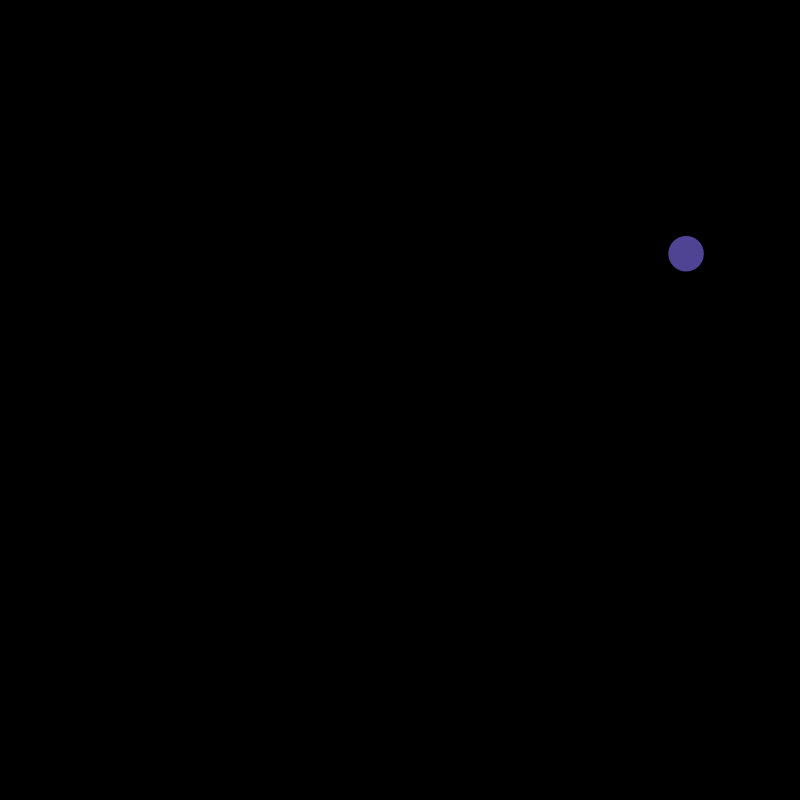
Frame 1 (no input)
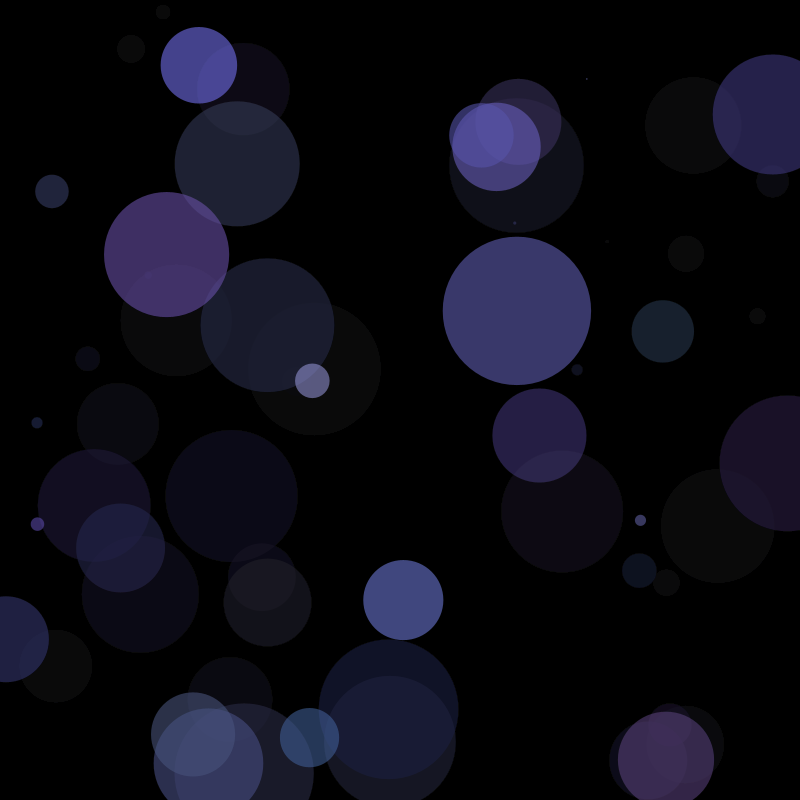
Frame 60 (the mouse pressed at the canvas centre just before this capture)
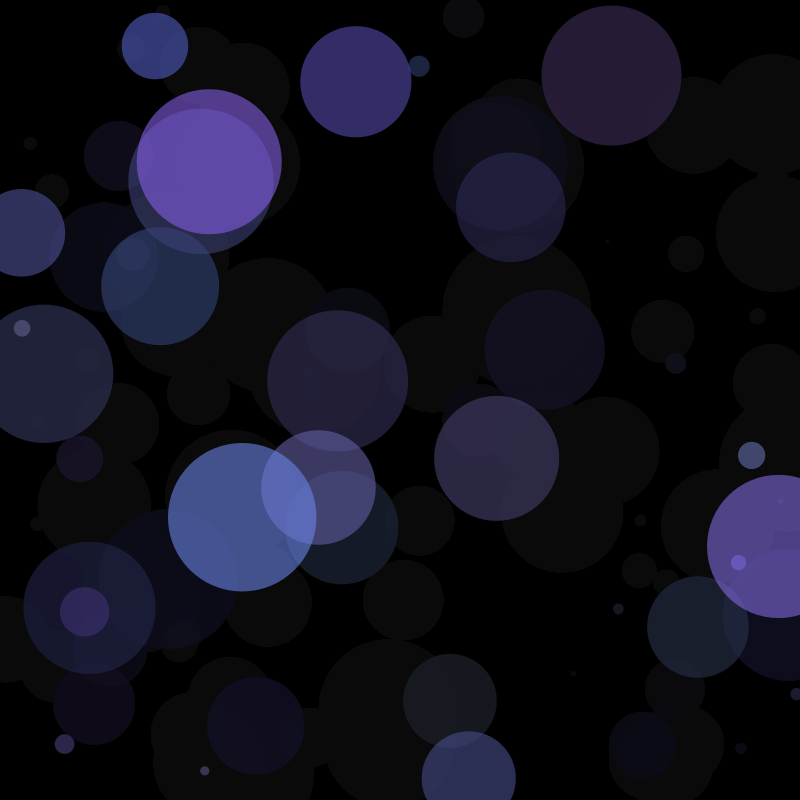
Frame 120 (the mouse held since frame 60 and released just before this capture)

The Processing sketch that drew these frames (run headless with seeded random() and noise(); from frame 60 on, the mouse is pressed at the canvas centre):

// Processing sketch: Random_1
// ── Random_1.pde
float r, g, b, d; // Declaración de variables.

void setup(){
  size(800,800); // Tamaño de la ventana.
  noStroke(); // Figuras sin contorno.
  background(0); // Fondo de la ventana de color negro.
}

void draw(){
  fill(0,12); // Rellenar las figuras de color negro con una opacidad dada.
  rect(0, 0, width, height); // Rectangulo del tamaño de la pantalla para dar el efecto de desvanecimiento.
  
  r = random(100, 155);
  g = random(100,155);
  b = random(200, 255); // Asignar a las variables r, g , b, datos aleatorios en los intervalos dados.
  
  fill(r, g ,b, 150); // Rellenar las figuras con el color especificado con una opacidad dada.
  d = random(150); // Asignar un dato aleatorio en el intervalo establecido a la variable d.
  ellipse(random(width), random(height), d, d); // Imprir una elipce en una posición aleatoria con los diametros especificados.
}
